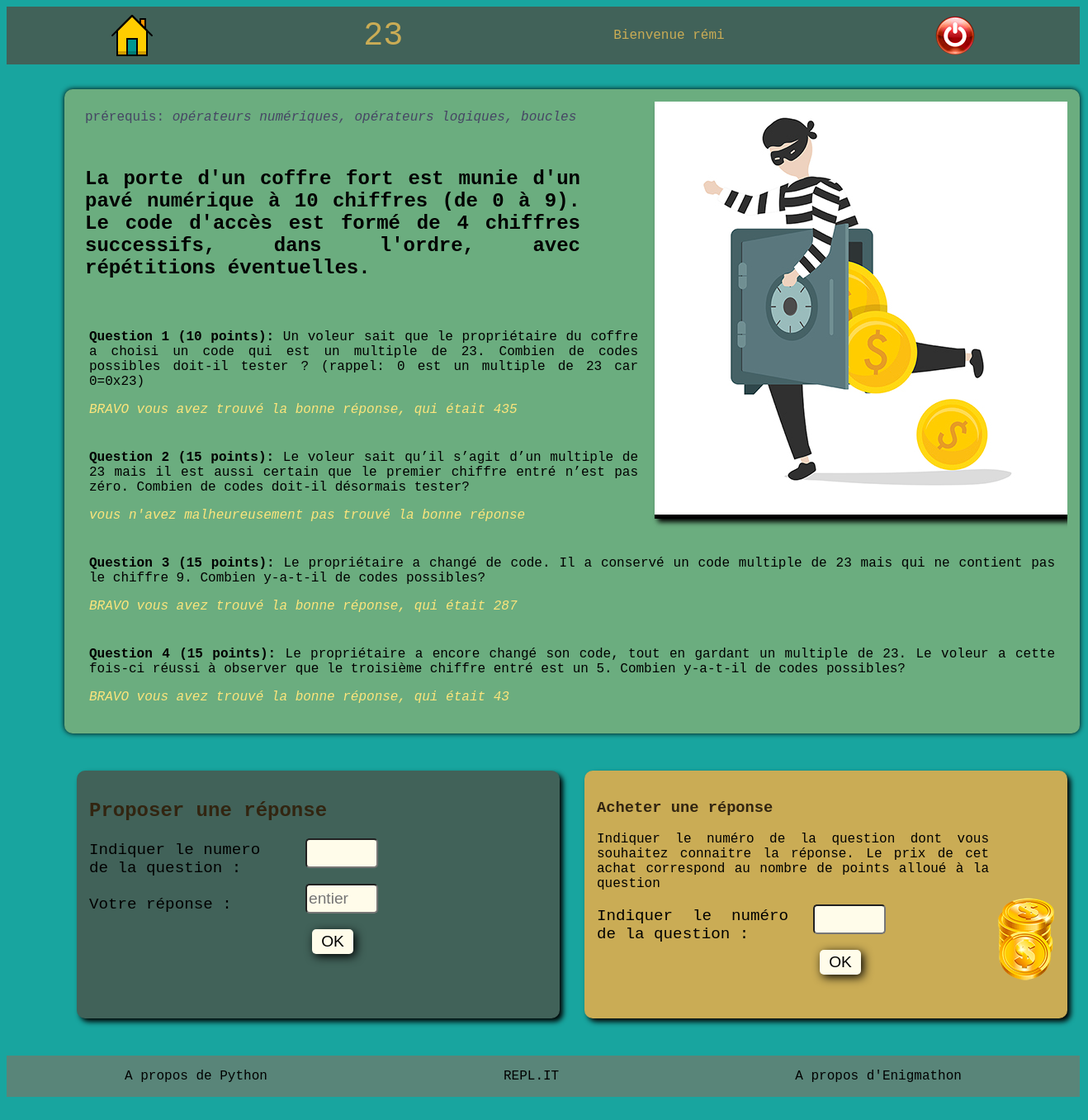
The app's page /portail/enigme/1/ (signed in) with its own data.
### portail/models.py (models this page shows, shortened)
class Chapitre(models.Model):
    nom = models.CharField(max_length=15)
    prerequis = models.TextField(default="opérateurs numériques, opérateurs logiques, boucles")
    introduction = models.TextField(blank=True)
    couleurfond = models.ForeignKey("Couleur", on_delete=models.CASCADE)
    illustration = models.ImageField(upload_to='illustrations', blank=True)
    niveau = models.IntegerField(default=1)
    index = models.IntegerField(default=1)

class Enigme(models.Model):
    numero = models.IntegerField()
    texte = models.TextField(blank=False)
    reponse = models.IntegerField(blank=False)
    points = models.IntegerField()
    chapitre = models.ForeignKey("Chapitre", on_delete=models.CASCADE)
    class Meta:
        verbose_name="enigme"
        ordering=['chapitre']

class EnigmeStatus (models.Model):
    chapitre = models.ForeignKey("Chapitre", on_delete = models.CASCADE)
    numero = models.IntegerField()
    user = models.ForeignKey(User, on_delete=models.CASCADE)
    status = models.IntegerField(default=3)
    '''-1 : plus de tentative, pas de bonne réponse,
        -2 : réponse achetée,
        0:  réponse trouvée
        1,2 ou 3: nb de tentatives restantes'''
    class Meta:
        ordering = ['chapitre']

### portail/views.py (the view, shortened to what this page needs)
# urls.py: path('portail/enigme/<int:id>/', views.page_enigme, name='ENIGME'),
def page_enigme(request,id):
    '''récupération/création des modèles pertinents'''
    chapitre = Chapitre.objects.get(id=id)
    backgroundcolor = chapitre.couleurfond.code
    if request.user.is_authenticated:
        joueur = Joueur.objects.get(user=request.user)
    if request.user.is_authenticated and not joueur.first:
        connect=True
        message=""
        message_achat=""
        enigmes=Enigme.objects.filter(chapitre=chapitre).order_by('numero')
        N = 0
        for q in enigmes:
            N += 1
            ES = EnigmeStatus.objects.get_or_create(chapitre=chapitre,
                    numero=q.numero, user=request.user)
        enigme_etats=EnigmeStatus.objects.filter(chapitre=chapitre, user=request.user)
        '''formulaire de réponse'''
        RepForm=ReponseForm(request.POST)
        ''' formulaire d'achat'''
        RepForm = ReponseForm()
        achat=Achat(request.POST)
        achat = Achat()
    else:
        '''VISITEUR'''
        connect=False
        enigmes = Enigme.objects.filter(chapitre=chapitre).order_by('numero')[:2]
    return render(request, 'portail/page_enigme.html', locals())

### portail/forms.py
class ReponseForm (forms.Form):
    numero = forms.IntegerField(label="Indiquer le numero de la question", widget=forms.NumberInput(
        attrs={
            'class': 'form-control'}
    ))
    reponse = forms.IntegerField(label="Votre réponse", widget=forms.NumberInput(
        attrs={
            'class': 'form-control',
            'placeholder': "entier"}
    ))

class Achat (forms.Form):
    numero = forms.IntegerField(label="Indiquer le numéro de la question", widget=forms.NumberInput(
        attrs={
            'class': 'form-control'}
    ))

### portail/templates/portail/page_enigme.html (shortened to what this page needs)
{% load static %}
<!DOCTYPE html>
<html lang="fr">
<head>
    <link rel="stylesheet" href="{% static 'page_enigmes.css' %}" />
</head>
<body>
     <div id="page_enigmes">
            <header>
                <a class="home" href="{% url 'PORTAIL' %}">
                        <img src="{% static 'Home.png' %}"  title="retour à la page d'Accueil"/>
                        <img src="{% static 'Homehover.png' %}"  title="retour à la page d'Accueil"/></a>
                <div class="titre">{{ chapitre.nom | safe }}</div>
                {% if connect %}
                <div> Bienvenue  {{ user.username }} </div>
                <div class="login">
                        <a href="#confirmation_deconnexion" title="déconnexion">
                            <img  src=" {% static 'LoginButtonRed.png' %}"
                                 alt="je me déconnecte"/>
                        </a>
                </div>
                {% endif %}
            </header>
             <div id="elt_chapitres">
                 <div class="menu">
                     <div class="illustration"> {% if chapitre.illustration %}
                            <img src="{{ chapitre.illustration.url }}" alt="illustration du chapitre"/> {% endif %}</div>
                     <div class="prerequis"> prérequis: <em>{{chapitre.prerequis}}</em> </div>
                     {% if chapitre.introduction %}
                     <div class="introduction"> <strong>{{chapitre.introduction | safe }}</strong></div>
                     {% endif %}
                     <div class="questions">
                        {% if connect %}
                            {% for question in enigmes %}
                                <p> <strong>Question {{question.numero}} ({{ question.points }} points):</strong>
                                    {{question.texte | safe}} </p>
                                <div class="statut_joueur">
                                {% for es in enigme_etats %}
                                    {% if es.numero == question.numero %}
                                        {% if es.status == -1 %}
                                            <p> <em> vous n'avez malheureusement pas trouvé la bonne réponse</em></p>
                                        {% elif es.status == -2 %}
                                            <p> <em> la bonne réponse était {{ question.reponse }}</em></p>
                                        {% elif es.status == 0  %}
                                            <p> <em> BRAVO vous avez trouvé la bonne réponse, qui était {{ question.reponse }}</em></p>
                                        {% else %}
                                            <p> <em> vous avez encore {{ es.status }} tentative(s) </em></p>
                                        {% endif %}
                                    {% endif %}
                                {% endfor %}
                                </div>
                            {% endfor %}
                         {% else %}
                            {% for question in enigmes %}
                                <p> <strong>Question {{question.numero}}: </strong>{{question.texte}}
                                <strong> ({{ question.points }} points)</strong></p>
                                <div class="statut_joueur"> <em> vous avez encore 3 tentatives </em></div>
                            {% endfor %}
                         {% endif %}
                     </div>
                 </div>
              </div>
             {% if connect %}
                    <div id="eltJoueur">
                          <div class="repondre">
                                <h2> Proposer une réponse</h2>
                                    <form  method="post" action=".">
                                        {% for field in RepForm %}
                                             <div class="ligne">
                                                <div class="label">{{ field.label_tag }}</div>
                                                <div>{{ field }}</div>
                                             </div>
                                        {% endfor %}
                                        <input class="button" type="submit" value="OK" />
                                    </form>
                          </div>
                          <div class="achat">
                                <h3> Acheter une réponse</h3>
                                     <img class="pieces" src="{% static 'coins.png' %}" alt="pièces de monnaie"/>
                                     <p> Indiquer le numéro de la question dont vous souhaitez connaitre la réponse.
                                        Le prix de cet achat correspond au nombre de points alloué à la question</p>
                                    <form  method="post" action=".">
                                        {% for field in achat %}
                                             <div class="ligne">
                                                <div class="label">{{ field.label_tag }}</div>
                                                <div>{{ field }}</div>
                                             </div>
                                        {% endfor %}
                                        <input class="button" type="submit" value="OK" />
                                    </form>
                          </div>
                    </div>
              {% else %}
                        <div class="connectezvous"><br/><br/>CONNECTEZ-VOUS POUR JOUER !</div>
              {% endif %}
            <footer>
                <nav>
                    <a href="{% url 'PYTHON' %}" title="infos sur Python"> A propos de Python </a>
                    <a href="https://repl.it"  target="_blank"> REPL.IT </a>
                    <a href="{% url 'A PROPOS' %}" title="à propos d'Enigmathon"> A propos d'Enigmathon </a>
                </nav>
            </footer>
     </div>
</body>
</html>

### portail/static/page_enigmes.css (style rules this page uses)
body { font-family: 'Courier New'; width: 1300px; min-width: 800px; }
header { display : flex; justify-content: space-around; background-color: #416259; color : #caac55; align-items: center; min-height: 70px; }
.home img:first-child { display: block; }
.titre { font-size: 2.5em; }
.login img:first-child { display: block; }
nav { margin-top: 30px; background-color : #598579; display : flex; justify-content: space-around; align-items: center; min-height: 50px; }
em { font-style: italic; }
strong { font-weight: bold; }
h2,h3 { color: #322511; }
a { text-decoration: none; color: inherit; }
#elt_chapitres { background-color: #6bad7f; padding: 15px; margin: 30px; margin-left: 70px; height: 750px; width: 1200px; box-shadow: 0px 0px 6px black; border-radius: 10px; }
.menu { height: 730px; overflow: auto; }
.illustration { float: right; box-shadow: 4px 4px 6px black; background-color: black; margin-left: 20px; margin-bottom: 20px; }
.prerequis { width: 600px; font-style: 1.1em; color: rgb(70,70,100); padding: 10px; height: 50px; }
.introduction { width: 600px; color: black; font-size: 1.5em; padding: 10px; text-align: justify; margin-bottom: 20px; }
.questions { padding: 15px; text-align: justify; }
.statut_joueur { font-style: italic; text-align: justify; color: #fce57c; margin-bottom: 40px; }
#eltJoueur { display: flex; flex-direction: line; justify-content:center; padding: 15px; margin-left: 70px; height: 300px; width: 1200px; }
.repondre { padding:15px; width: 600px; margin-right: 15px; background-color:#416259; box-shadow: 4px 4px 6px black; border-radius: 10px; }
.ligne { width: 350px; display: table; margin-top: 5px; margin-bottom: 5px; height: 50px; }
.label { font-size: 1.2em; width: 100%; display: table-cell; vertical-align: middle; }
.form-control { font-size: 1.2em; width: 80px; margin-left: 30px; background-color: rgb(255,252,234); color: black; height: 30px; vertical-align: middle; border-radius: 5px; }
.button { width: 50px; height: 30px; margin-left: 270px; background-color:rgb(255,252,234); font-size: 1.2em; border: none; box-shadow: 3px 3px 12px black; border-radius: 5px; }
.achat { padding:15px; width: 600px; margin-left: 15px; background-color: #caac55; text-align: justify; box-shadow: 4px 4px 6px black; border-radius: 10px; }
.pieces { float: right; margin-left: 10px; margin-top: 80px; }

### records on screen
Chapitre: nom "23", illustration (picture), prerequis "opérateurs numériques, opérateurs logiques, boucles", introduction "La porte d'un coffre fort est munie d'un pavé numérique à 10 chiffres (de 0 à 9). Le code d'accès est formé de 4 chiffres successifs, dans l'ordre, avec répétitions éventuelles."
Enigme: numero "1", points "10", texte "Un voleur sait que le propriétaire du coffre a choisi un code qui est un multiple de 23. Combien de codes possibles doit-il tester ? (rappel: 0 est un multiple de 23 car 0=0x23)", reponse "435"
Enigme: numero "2", points "15", texte "Le voleur sait qu’il s’agit d’un multiple de 23 mais il est aussi certain que le premier chiffre entré n’est pas zéro. Combien de codes doit-il désormais tester?"
EnigmeStatus: shows "vous n'avez malheureusement pas trouvé la bonne réponse"
Enigme: numero "3", points "15", texte "Le propriétaire a changé de code. Il a conservé un code multiple de 23 mais qui ne contient pas le chiffre 9. Combien y-a-t-il de codes possibles?", reponse "287"
Enigme: numero "4", points "15", texte "Le propriétaire a encore changé son code, tout en gardant un multiple de 23. Le voleur a cette fois-ci réussi à observer que le troisième chiffre entré est un 5. Combien y-a-t-il de codes possibles?", reponse "43"

### other values on screen
{{ user.username }} "rémi"
{{ field.label_tag }} "Indiquer le numero de la question :" "Votre réponse :"
{{ field.label_tag }} "Indiquer le numéro de la question :"
